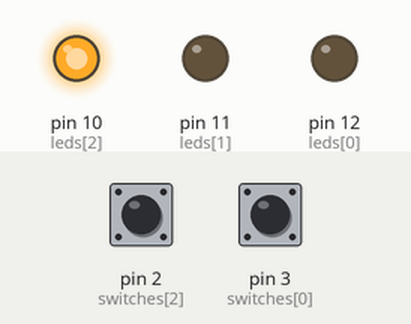
The sketch below on a simulated Arduino Uno, built with avr-gcc and run on an emulated ATmega328P. Parts: output pins drawn as LEDs (lit = HIGH). The inputs (shaded band) are chosen by the test bench; at power-on: pin 2 (switches[2]) HIGH, pin 3 (switches[0]) HIGH.

Above: at 1.2 s.
1.3 s: pin 2 (switches[2]) pulled LOW for 0.15 s
At 2.4 s:
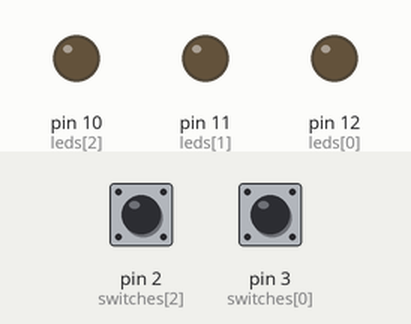
4.4 s: pin 2 (switches[2]) pulled LOW for 1 s
At 5.4 s:
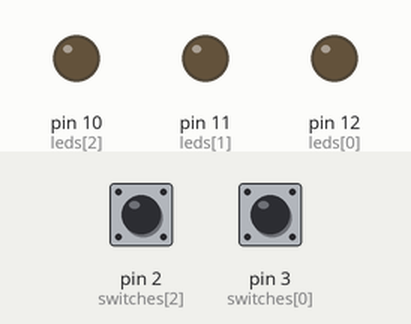
6.9 s: pin 3 (switches[0]) pulled LOW for 0.15 s
10.0 s: pin 2 (switches[2]) pulled LOW for 3.2 s
At 17.4 s:
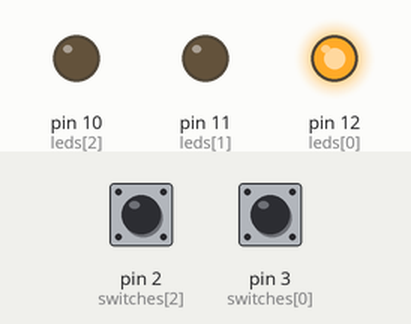
Timing chart, 0 to 24.7 s (numbered marks = the images above; inputs shaded):
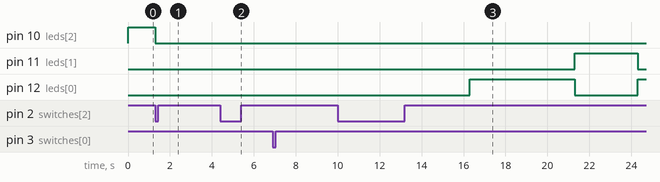

Measured:
- after the input at 1.3 s, pin 10 (leds[2]): HIGH → LOW at once
- after the input at 4.4 s, pin 10 (leds[2]): stays LOW (without the input it goes to HIGH after 1.9 s)
- after the input at 6.9 s, every drawn part: stays the same
- after the input at 10.0 s, pin 10 (leds[2]): stays LOW (without the input it goes to HIGH after 14.3 s)

The sketch:

Interrupt.ino
```cpp
const int ledSize = 3;
const int switchSize = 3;
const int leds[3] = { 12, 11, 10 };
const int switches[3] = { 3, 4, 2 };
int lastState[3];


void setup() {
  // put your setup code here, to run once:
  for (int i = 0; i < ledSize; i++) {
    pinMode(leds[i], OUTPUT);
  }
  for (int i = 0; i < switchSize - 1; i++) {
    pinMode(switches[i], INPUT);
  }
  pinMode(switches[2], INPUT_PULLUP);
  attachInterrupt(0, LightsOff, FALLING);
  attachInterrupt(1, TurnOnRed, RISING);
}

void loop() {
  digitalWrite(leds[2], HIGH);
  delay(7000);
  digitalWrite(leds[2], LOW);
  digitalWrite(leds[1], HIGH);
  delay(3000);
  digitalWrite(leds[1], LOW);
  digitalWrite(leds[0], HIGH);
  delay(5000);
  digitalWrite(leds[0], LOW);
}
void LightsOff() {
  CollectLastState();
  for (int i = 0; i < ledSize; i++) {
    digitalWrite(leds[i], LOW);
  }
  for (int i = 0; i < 1000; i++)
    delayMicroseconds(5000);
  BackToPreviousState();
}
void TurnOnRed() {
  CollectLastState();
  for (int i = 0; i < ledSize; i++) {
    digitalWrite(leds[i], LOW);
  }
  digitalWrite(leds[0], HIGH);
  for (int i = 0; i < 1000; i++)
    delayMicroseconds(5000);
  BackToPreviousState();
}
void CollectLastState()
{
  for(int i = 0; i < ledSize; i++)
  {
    lastState[i] = digitalRead(leds[i]);
  }
}
void BackToPreviousState()
{
  for(int i = 0; i < ledSize; i++){
    digitalWrite(leds[i], lastState[i]);
  }
}
```
